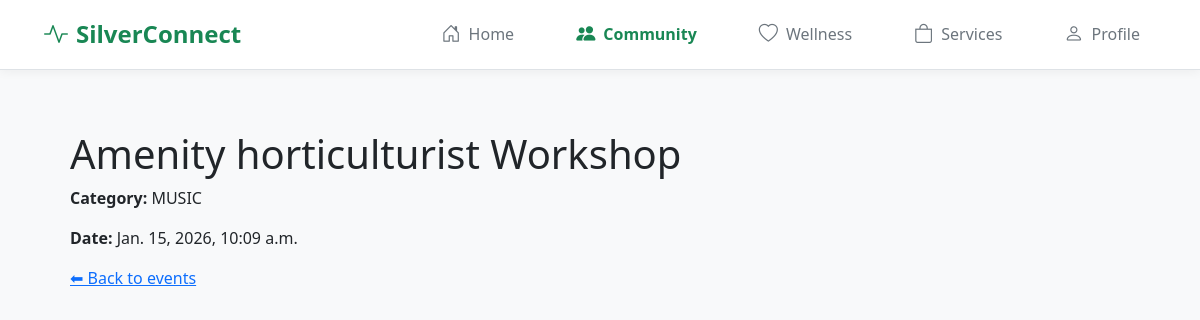
The page /community/event/1/ (signed in) on the database its author committed.
### base/models.py (models this page shows, shortened)
class Event(models.Model):
    CATEGORIES = [('health', 'Health'), ('music', 'Music'), ('spiritual', 'Spiritual'), ('social', 'Social')]
    title = models.CharField(max_length=200)
    category = models.CharField(max_length=20, choices=CATEGORIES, db_index=True)
    image = models.ImageField(upload_to='events/')
    is_live = models.BooleanField(default=False, db_index=True)
    start_time = models.DateTimeField(db_index=True)
    join_link = models.URLField(blank=True, help_text="Zoom/Meet Link")
    participants = models.ManyToManyField(User, related_name='joined_events', blank=True)
    class Meta:
        ordering = ['-start_time']
        indexes = [
            models.Index(fields=['is_live', 'start_time']),
            models.Index(fields=['category', 'start_time']),
        ]

### base/views.py (the view)
# urls.py: path('community/event/<int:id>/', views.event_detail, name='event_detail'),
@login_required
def event_detail(request, id):
    event = get_object_or_404(Event.objects.prefetch_related('participants'), id=id)
    return render(request, 'community/event_detail.html', {'event':event})

### base/templates/community/event_detail.html (shortened to what this page needs)
{% extends 'base.html' %}
{% block content %}
<div style="padding:40px">
    <h1>{{ event.title }}</h1>
    <p><strong>Category:</strong> {{ event.get_category_display }}</p>
    <p><strong>Date:</strong> {{ event.start_time }}</p>
    <a href="{% url 'community_feed' %}">⬅ Back to events</a>
</div>
{% endblock %}

### templates/base.html (style rules this page uses)
body { background-color: #f4f6f9; font-family: 'Segoe UI', system-ui, -apple-system, sans-serif; min-height: 100vh; display: flex; flex-direction: column; }
@media (min-width: 992px) { body { background-color: #f8f9fa; padding-bottom: 0; } }

### rows shown on the page
Event: title "Amenity horticulturist Workshop", category "MUSIC", start_time "Jan. 15, 2026, 10:09 a.m."
